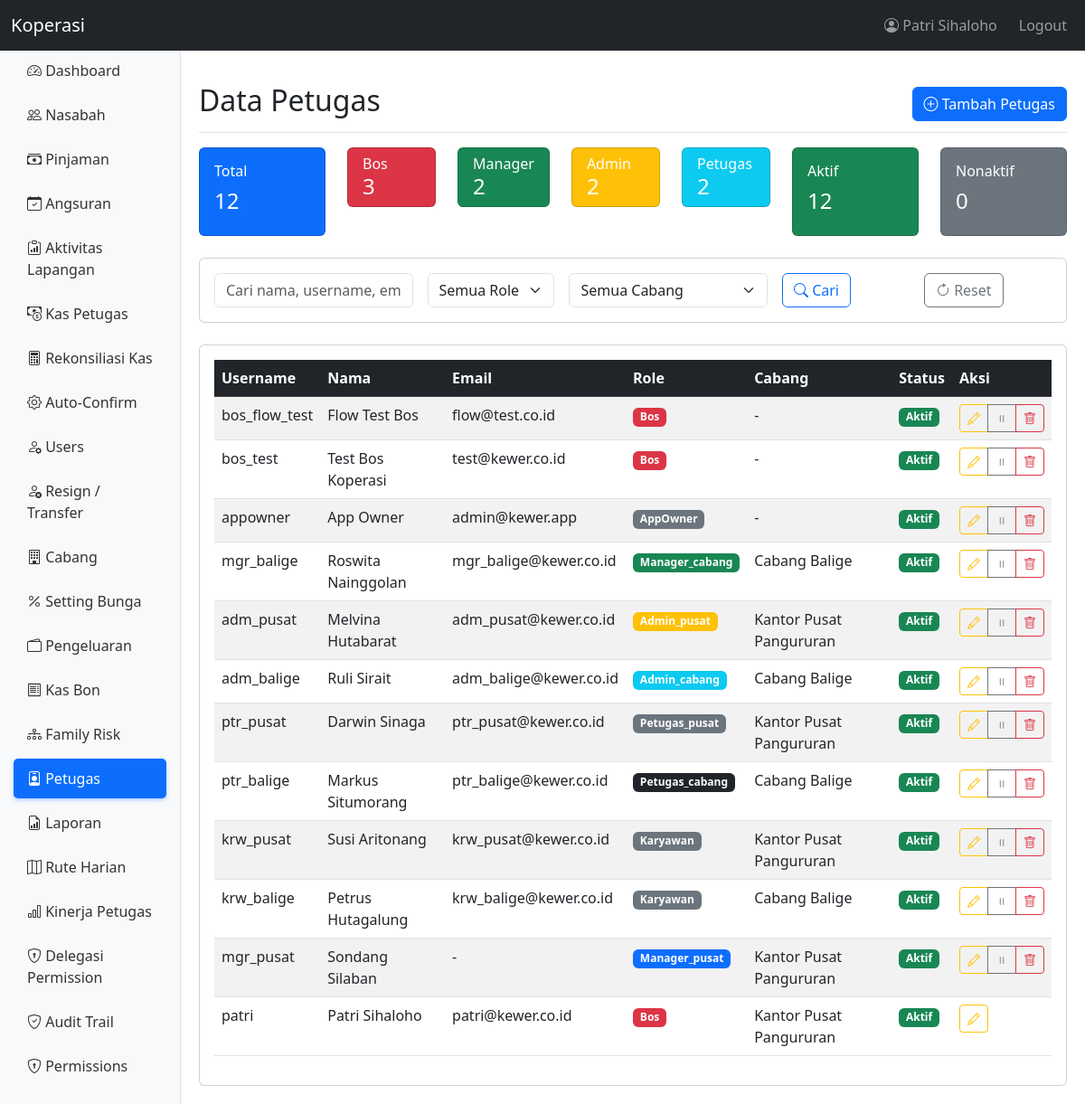
Page /pages/petugas/index.php (signed in) on the committed database.
### tables this page shows
CREATE TABLE `users` (
  `id` int(11) NOT NULL AUTO_INCREMENT,
  `username` varchar(50) NOT NULL,
  `password` varchar(255) NOT NULL,
  `nama` varchar(100) NOT NULL,
  `ktp` varchar(16) DEFAULT NULL COMMENT 'NIK KTP - identitas global via db_orang',
  `email` varchar(100) DEFAULT NULL,
  `telp` varchar(20) DEFAULT NULL,
  `role` varchar(50) NOT NULL DEFAULT 'teller',
  `owner_bos_id` int(10) unsigned DEFAULT NULL,
  `cabang_id` int(11) DEFAULT NULL,
  `derived_permissions` longtext DEFAULT NULL CHECK (json_valid(`derived_permissions`)),
  `status` enum('aktif','nonaktif') NOT NULL DEFAULT 'aktif',
  `created_at` timestamp NOT NULL DEFAULT current_timestamp(),
  `updated_at` timestamp NOT NULL DEFAULT current_timestamp() ON UPDATE current_timestamp(),
  `limit_kasbon` decimal(12,0) DEFAULT 0,
  `gaji` decimal(12,0) DEFAULT 0,
  `tanggal_lahir` date DEFAULT NULL,
  `tanggal_masuk` date DEFAULT NULL,
  `db_orang_person_id` int(11) DEFAULT NULL,
  `totp_secret` varchar(64) DEFAULT NULL,
  `totp_enabled` tinyint(1) DEFAULT 0,
  `totp_verified_at` timestamp NULL DEFAULT NULL,
  `phone_2fa` varchar(20) DEFAULT NULL,
  PRIMARY KEY (`id`),
  UNIQUE KEY `username` (`username`),
  KEY `idx_owner_bos_id` (`owner_bos_id`),
  KEY `idx_db_orang_person` (`db_orang_person_id`),
  KEY `idx_users_ktp` (`ktp`),
  KEY `idx_users_cabang` (`cabang_id`),
  KEY `idx_users_owner_bos` (`owner_bos_id`),
  KEY `idx_users_role_status` (`role`,`status`),
  KEY `idx_users_id` (`id`),
  CONSTRAINT `fk_users_cabang` FOREIGN KEY (`cabang_id`) REFERENCES `cabang` (`id`) ON DELETE SET NULL ON UPDATE CASCADE,
  CONSTRAINT `fk_users_db_orang_person` FOREIGN KEY (`db_orang_person_id`) REFERENCES `db_orang`.`people` (`id`) ON DELETE SET NULL ON UPDATE CASCADE
);

CREATE TABLE `cabang` (
  `id` int(11) NOT NULL AUTO_INCREMENT,
  `cooperative_id` int(10) unsigned DEFAULT NULL,
  `kode_cabang` varchar(10) NOT NULL,
  `nama_cabang` varchar(100) NOT NULL,
  `alamat` text DEFAULT NULL,
  `telp` varchar(20) DEFAULT NULL,
  `email` varchar(100) DEFAULT NULL,
  `kota` varchar(50) DEFAULT NULL,
  `provinsi` varchar(50) DEFAULT NULL,
  `kode_pos` varchar(10) DEFAULT NULL,
  `province_id` int(10) unsigned DEFAULT NULL,
  `regency_id` int(10) unsigned DEFAULT NULL,
  `district_id` int(10) unsigned DEFAULT NULL,
  `village_id` int(10) unsigned DEFAULT NULL,
  `db_orang_person_id` int(11) DEFAULT NULL COMMENT 'person record for branch address',
  `status` enum('aktif','nonaktif') NOT NULL DEFAULT 'aktif',
  `is_headquarters` tinyint(1) DEFAULT 0,
  `headquarters_id` int(10) unsigned DEFAULT NULL,
  `owner_bos_id` int(10) unsigned DEFAULT NULL,
  `created_by_user_id` int(10) unsigned DEFAULT NULL,
  `created_at` timestamp NOT NULL DEFAULT current_timestamp(),
  `updated_at` timestamp NOT NULL DEFAULT current_timestamp() ON UPDATE current_timestamp(),
  `latitude` decimal(10,8) DEFAULT NULL COMMENT 'GPS latitude for geofencing',
  `longitude` decimal(11,8) DEFAULT NULL COMMENT 'GPS longitude for geofencing',
  `geofence_radius` int(11) DEFAULT 5000 COMMENT 'Geofence radius in meters (default 5km)',
  PRIMARY KEY (`id`),
  UNIQUE KEY `kode_cabang` (`kode_cabang`),
  KEY `idx_owner_bos_id` (`owner_bos_id`),
  KEY `idx_created_by_user_id` (`created_by_user_id`),
  KEY `idx_cooperative_id` (`cooperative_id`),
  KEY `idx_headquarters_id` (`headquarters_id`),
  KEY `idx_db_orang_person` (`db_orang_person_id`),
  KEY `idx_cabang_owner_bos` (`owner_bos_id`),
  KEY `idx_cabang_id` (`id`),
  KEY `idx_cabang_gps` (`latitude`,`longitude`),
  CONSTRAINT `fk_cabang_db_orang_person` FOREIGN KEY (`db_orang_person_id`) REFERENCES `db_orang`.`people` (`id`) ON DELETE SET NULL ON UPDATE CASCADE
);

### pages/petugas/index.php (the view, shortened to what the rows shown need)
<?php
require_once __DIR__ . '/../../config/path.php';
$where = ["1=1"];
$params = [];
$where_clause = "WHERE " . implode(" AND ", $where);
$petugas = query("
    SELECT u.*, c.nama_cabang
    FROM users u
    LEFT JOIN cabang c ON u.cabang_id = c.id
    $where_clause
    ORDER BY u.created_at DESC
", $params);
?>
<!DOCTYPE html>
<html lang="id">
<head>
    <link href="https://cdn.jsdelivr.net/npm/bootstrap@5.3.0/dist/css/bootstrap.min.css" rel="stylesheet">
    <link href="https://cdn.jsdelivr.net/npm/bootstrap-icons@1.10.0/font/bootstrap-icons.css" rel="stylesheet">
</head>
<body>
    <div class="main-container">
        <?php require_once BASE_PATH . '/includes/sidebar.php'; ?>
        <main class="content-area">
                <div class="d-flex justify-content-between flex-wrap flex-md-nowrap align-items-center pt-3 pb-2 mb-3 border-bottom">
                    <h1 class="h2">Data Petugas</h1>
                </div>
                <div class="card">
                    <div class="card-body">
                        <div class="table-responsive">
                            <table class="table table-striped table-hover">
                                <thead class="table-dark">
                                    <tr>
                                        <th>Username</th>
                                        <th>Nama</th>
                                        <th>Email</th>
                                        <th>Role</th>
                                        <th>Cabang</th>
                                        <th>Status</th>
                                        <th>Aksi</th>
                                    </tr>
                                </thead>
                                <tbody>
                                    <?php if (empty($petugas)): ?>
                                        <tr>
                                            <td colspan="7" class="text-center text-muted">Tidak ada data petugas</td>
                                        </tr>
                                    <?php else: ?>
                                        <?php foreach ($petugas as $p): ?>
                                            <tr>
                                                <td><?php echo $p['username']; ?></td>
                                                <td><?php echo $p['nama']; ?></td>
                                                <td><?php echo $p['email'] ?: '-'; ?></td>
                                                <td>
                                                    <?php
                                                    $role_class = [
                                                        'bos' => 'danger',
                                                        'manager_pusat' => 'primary',
                                                        'manager_cabang' => 'success',
                                                        'admin_pusat' => 'warning',
                                                        'admin_cabang' => 'info',
                                                        'petugas_pusat' => 'secondary',
                                                        'petugas_cabang' => 'dark',
                                                        'teller' => 'light'
                                                    ];
                                                    ?>
                                                    <span class="badge bg-<?php echo $role_class[$p['role']] ?? 'secondary'; ?>">
                                                        <?php echo ucfirst($p['role']); ?>
                                                    </span>
                                                </td>
                                                <td><?php echo $p['nama_cabang'] ?: '-'; ?></td>
                                                <td>
                                                    <?php
                                                    $status_class = [
                                                        'aktif' => 'success',
                                                        'nonaktif' => 'secondary'
                                                    ];
                                                    ?>
                                                    <span class="badge bg-<?php echo $status_class[$p['status']]; ?>">
                                                        <?php echo ucfirst($p['status']); ?>
                                                    </span>
                                                </td>
                                                <td>
                                                    <div class="btn-group btn-group-sm" role="group">
                                                        <a href="edit.php?id=<?php echo $p['id']; ?>" class="btn btn-outline-warning" title="Edit">
                                                            <i class="bi bi-pencil"></i>
                                                        </a>
                                                        <?php if ($p['id'] != getCurrentUser()['id']): ?>
                                                            <button onclick="toggleStatus(<?php echo $p['id']; ?>, '<?php echo $p['status']; ?>')" class="btn btn-outline-<?php echo $p['status'] === 'aktif' ? 'secondary' : 'success'; ?>" title="<?php echo $p['status'] === 'aktif' ? 'Nonaktifkan' : 'Aktifkan'; ?>">
                                                                <i class="bi bi-<?php echo $p['status'] === 'aktif' ? 'pause' : 'play'; ?>"></i>
                                                            </button>
                                                            <?php if ($p['role'] !== 'bos' || getCurrentUser()['role'] === 'bos'): ?>
                                                                <button onclick="confirmDelete(<?php echo $p['id']; ?>, '<?php echo $p['nama']; ?>')" class="btn btn-outline-danger" title="Hapus">
                                                                    <i class="bi bi-trash"></i>
                                                                </button>
                                                            <?php endif; ?>
                                                        <?php endif; ?>
                                                    </div>
                                                </td>
                                            </tr>
                                        <?php endforeach; ?>
                                    <?php endif; ?>
                                </tbody>
                            </table>
                        </div>
                    </div>
                </div>
            </main>
        </div>
</body>
</html>

### includes/sidebar.php (shortened to what the rows shown need)
<?php
$user = getCurrentUser();
?>
<nav class="navbar navbar-expand-lg navbar-dark bg-dark">
    <div class="container-fluid">
        <div class="navbar-nav ms-auto">
            <span class="navbar-text me-3">
                <i class="bi bi-person-circle"></i> <?php echo htmlspecialchars($user['nama']); ?>
            </span>
            <a class="nav-link" href="<?php echo baseUrl('logout.php'); ?>">Logout</a>
        </div>
    </div>
</nav>

### rows in the picture
users: nama "Patri Sihaloho", username "patri", email "patri@kewer.co.id", role "Bos", cabang.nama_cabang "Kantor Pusat Pangururan", status "Aktif"
users: username "bos_flow_test", nama "Flow Test Bos", email "flow@test.co.id", role "Bos", nama_cabang "-", status "Aktif"
users: username "bos_test", nama "Test Bos Koperasi", email "test@kewer.co.id", role "Bos", nama_cabang "-", status "Aktif"
users: username "appowner", nama "App Owner", email "admin@kewer.app", role "AppOwner", nama_cabang "-", status "Aktif"
users: username "mgr_balige", nama "Roswita Nainggolan", email "mgr_balige@kewer.co.id", role "Manager_cabang", cabang.nama_cabang "Cabang Balige", status "Aktif"
users: username "adm_pusat", nama "Melvina Hutabarat", email "adm_pusat@kewer.co.id", role "Admin_pusat", cabang.nama_cabang "Kantor Pusat Pangururan", status "Aktif"
users: username "adm_balige", nama "Ruli Sirait", email "adm_balige@kewer.co.id", role "Admin_cabang", cabang.nama_cabang "Cabang Balige", status "Aktif"
users: username "ptr_pusat", nama "Darwin Sinaga", email "ptr_pusat@kewer.co.id", role "Petugas_pusat", cabang.nama_cabang "Kantor Pusat Pangururan", status "Aktif"
users: username "ptr_balige", nama "Markus Situmorang", email "ptr_balige@kewer.co.id", role "Petugas_cabang", cabang.nama_cabang "Cabang Balige", status "Aktif"
users: username "krw_pusat", nama "Susi Aritonang", email "krw_pusat@kewer.co.id", role "Karyawan", cabang.nama_cabang "Kantor Pusat Pangururan", status "Aktif"
users: username "krw_balige", nama "Petrus Hutagalung", email "krw_balige@kewer.co.id", role "Karyawan", cabang.nama_cabang "Cabang Balige", status "Aktif"
users: username "mgr_pusat", nama "Sondang Silaban", email "-", role "Manager_pusat", cabang.nama_cabang "Kantor Pusat Pangururan", status "Aktif"

### other values in the picture
APP_NAME "Koperasi"
$stats['total'] "12"
$stats['bos'] "3"
$stats['manager'] "2"
$stats['admin'] "2"
$stats['petugas'] "2"
$stats['aktif'] "12"
$stats['nonaktif'] "0"
